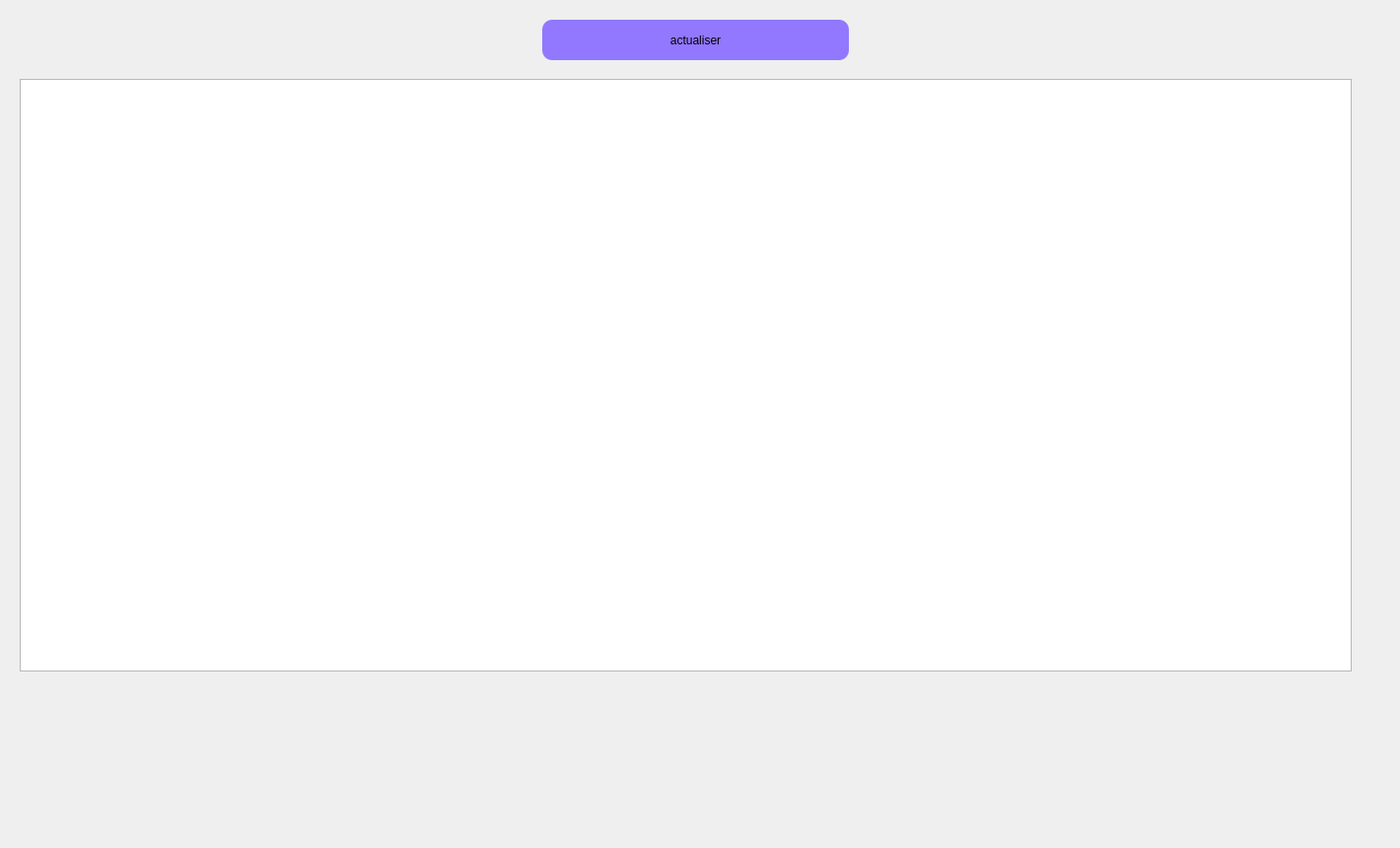
      <widget class="QWidget" name="tab_17">
       <attribute name="title">
        <string>affectation</string>
       </attribute>
       <widget class="QLabel" name="label_49">
        <property name="geometry">
         <rect>
          <x>0</x>
          <y>0</y>
          <width>1411</width>
          <height>851</height>
         </rect>
        </property>
        <property name="text">
         <string/>
        </property>
        <property name="pixmap">
         <pixmap>../images/bg.v1.jpg</pixmap>
        </property>
       </widget>
       <widget class="QTableView" name="tabticaff">
        <property name="geometry">
         <rect>
          <x>20</x>
          <y>80</y>
          <width>1351</width>
          <height>601</height>
         </rect>
        </property>
       </widget>
       <widget class="QPushButton" name="affectationticket">
        <property name="geometry">
         <rect>
          <x>550</x>
          <y>20</y>
          <width>311</width>
          <height>41</height>
         </rect>
        </property>
        <property name="cursor">
         <cursorShape>PointingHandCursor</cursorShape>
        </property>
        <property name="styleSheet">
         <string notr="true">background-color: rgb(0, 0, 255);
background-color: rgb(145, 120, 255);
border-radius: 10px;</string>
        </property>
        <property name="text">
         <string>actualiser</string>
        </property>
       </widget>
      </widget>
